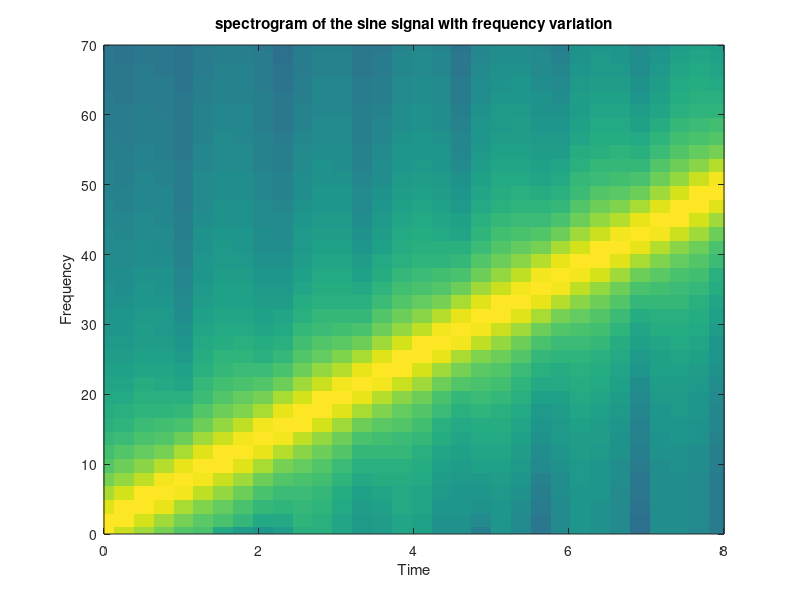

This figure's MATLAB source:
% Spectrogram of sine signal with frequency variation
fy=30; %signal central frequency in Hz
fs=500; %sampling frequency in Hz
tiv=1/fs; %time interval between samples;
t=0:tiv:(10-tiv); %time intervals set (10 seconds)

x=((2*t)/10)-1; %frequency control ramp (-1 to 1)

y=vco(x,fy,fs); %signal data set

specgram(y,256,fs); %plots spectrogram
axis([0 8 0 70]);
title('spectrogram of the sine signal with frequency variation');
